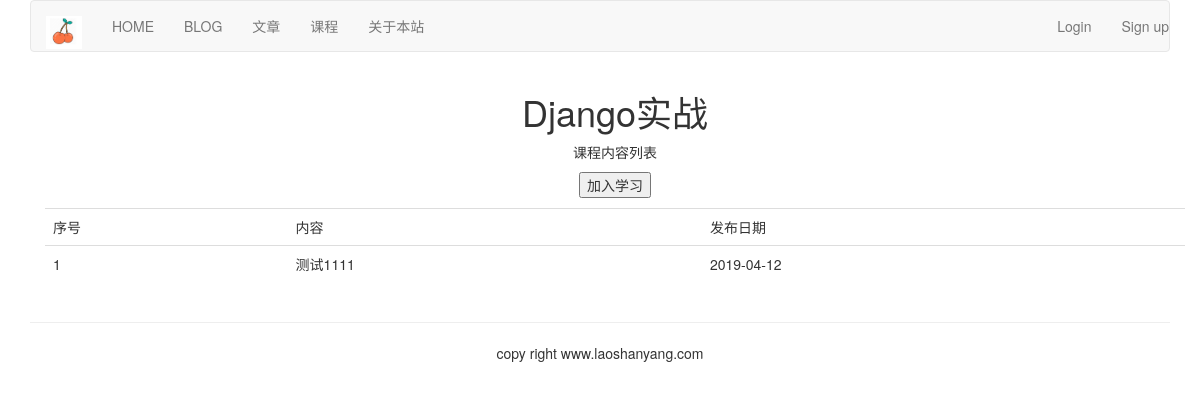
The app's page /course/lesson_slist/3 with its own data.
### course/models.py (models this page shows, shortened)
class Course(models.Model):
    user = models.ForeignKey(User, related_name='course_user', on_delete=models.CASCADE)
    title = models.CharField(max_length=200)
    slug = models.SlugField(max_length=300, unique=True)
    student = models.ManyToManyField(User, related_name='courses_joined', blank=True)
    overview = models.TextField()
    created = models.DateTimeField(auto_now_add=True)
    class Meta:
        ordering = ('-created',)

class Lesson(models.Model):
    user = models.ForeignKey(User, related_name='lesson_user', on_delete=models.CASCADE)
    course = models.ForeignKey(Course, related_name='lesson', on_delete=models.CASCADE)
    title = models.CharField(max_length=200)
    video = models.FileField(upload_to=user_derictory_path)
    description = models.TextField()
    attach = models.FileField(blank=True, upload_to=user_derictory_path)
    order = OrderField(blank=True, for_fields=['course'])
    created = models.DateTimeField(auto_now_add=True)
    class Meta:
        ordering = ['order']

### course/views.py (the view, shortened to what this page needs)
# urls.py: path('lesson_slist/<course_id>', StudentListLessonView.as_view(), name='lesson_slist'),
class StudentListLessonView(ListLessonView):
    template_name = 'course/slist_lessons.html'

### course/views.py (called while the page is built)
    def get(self, request, course_id):
        course = get_object_or_404(Course, id=course_id)
        return self.render_to_response({'course': course})

### templates/course/slist_lessons.html (shortened to what this page needs)
{% extends 'base.html' %}
{% load staticfiles %}
{% block content %}
    <div class="container">
        <div class="text-center">
            <h1>{{ course.title }}</h1>
            <p>课程内容列表</p>
            <form action="" method="post" class="form-horizontal">{% csrf_token %}
                <input type="button" onclick="start_learn({{ course.id }})" value="加入学习">
            </form>
        </div>
        <table class="table table-hover" style="margin-top: 10px;">
            <tr>
                <td>序号</td>
                <td>内容</td>
                <td>发布日期</td>
            </tr>
            {% for lesson in course.lesson.all %}
                <tr id={{ forloop.counter }}>
                    <td>{{ forloop.counter }}</td>
                    <td>{{ lesson.title }}</td>
                    <td>{{ lesson.created|date:"Y-m-d" }}</td>
                </tr>
            {% empty %}
                <p>还没有发布内容</p>
            {% endfor %}
        </table>
    </div>
{% endblock %}

### records on screen
Course: title "Django实战"
Lesson: title "测试1111", created "2019-04-12"
